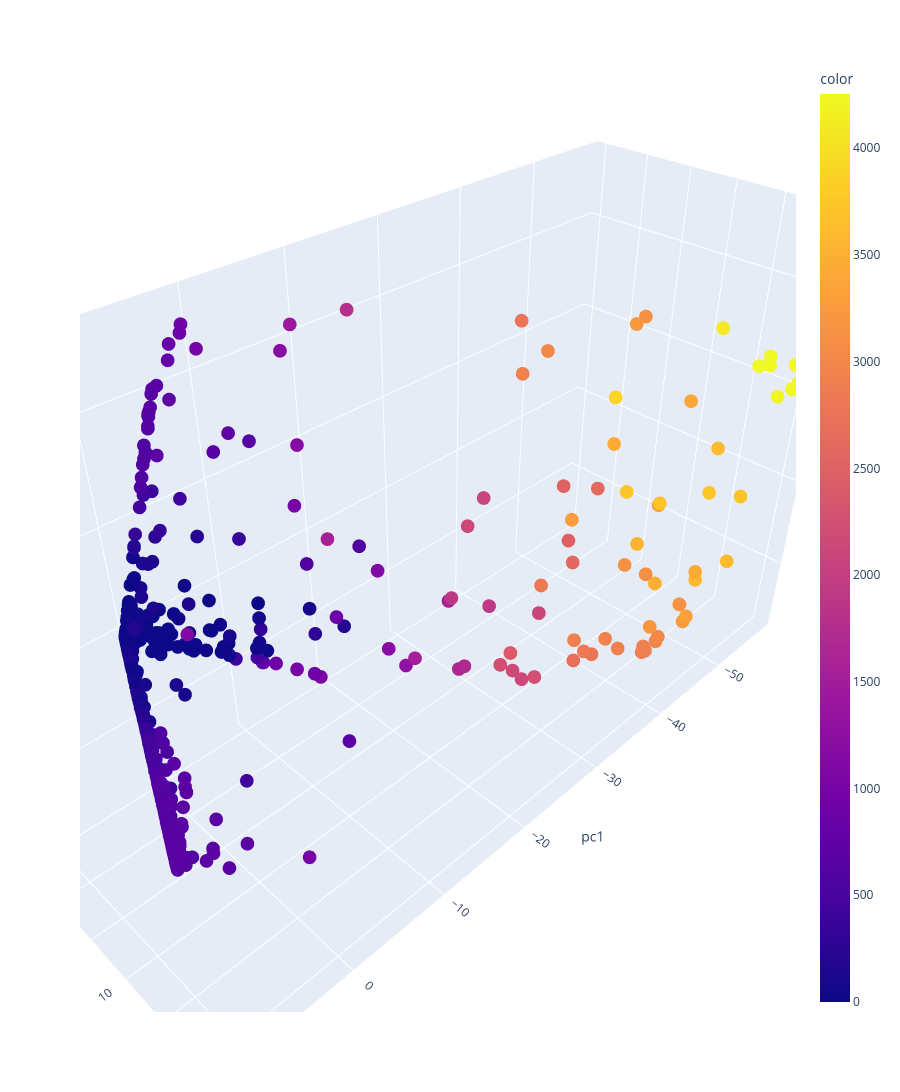

Notebook code cell kept with this figure:
### Code cell
import plotly.express as px

fig = px.scatter_3d(pca_pd, x='pc1', y='pc2', z='pc3', height = 1200, color = predictions_prev) #, color='tsr')
fig.show()

### Figure 1 — Plotly figure (JSON) as saved in the notebook; plotly's stock layout.template omitted (floating-point values rounded to 4 significant figures; data arrays with more than 128 entries replaced by an {"elided": "..."} marker saying what was removed)
{"data": [{"hovertemplate": "pc1=%{x}<br>pc2=%{y}<br>pc3=%{z}<br>color=%{marker.color}<extra></extra>", "legendgroup": "", "marker": {"color": {"elided": "1796 int values"}, "coloraxis": "coloraxis", "symbol": "circle"}, "mode": "markers", "name": "", "scene": "scene", "showlegend": false, "type": "scatter3d", "x": {"elided": "1796 float values"}, "y": {"elided": "1796 float values"}, "z": {"elided": "1796 float values"}}], "layout": {"coloraxis": {"colorbar": {"title": {"text": "color"}}, "colorscale": [[0, "#0d0887"], [0.1111, "#46039f"], [0.2222, "#7201a8"], [0.3333, "#9c179e"], [0.4444, "#bd3786"], [0.5556, "#d8576b"], [0.6667, "#ed7953"], [0.7778, "#fb9f3a"], [0.8889, "#fdca26"], [1, "#f0f921"]]}, "height": 1200, "legend": {"tracegroupgap": 0}, "margin": {"t": 60}, "scene": {"domain": {"x": [0, 1], "y": [0, 1]}, "xaxis": {"title": {"text": "pc1"}}, "yaxis": {"title": {"text": "pc2"}}, "zaxis": {"title": {"text": "pc3"}}}}}
